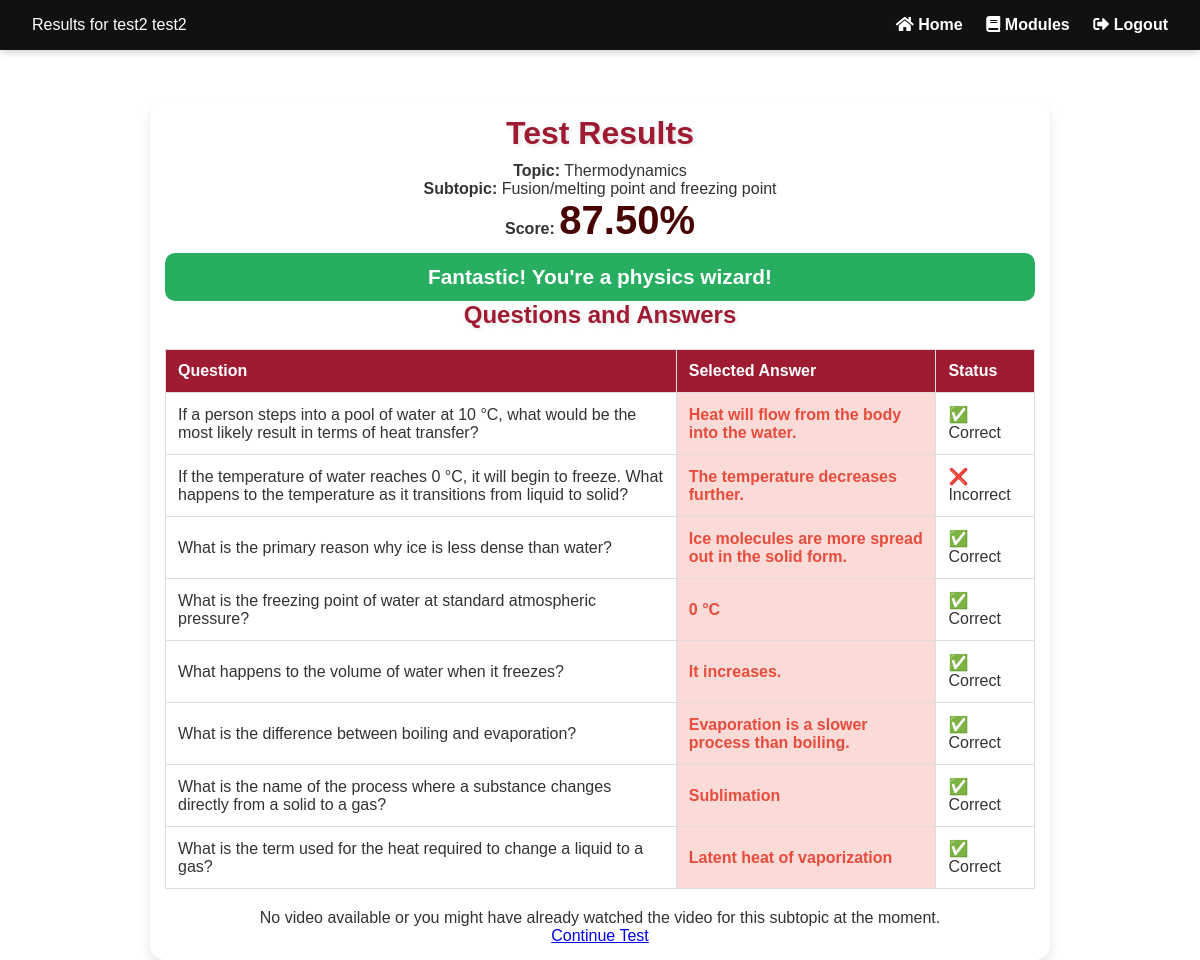
Screenshot of /test-results/1/1/ (signed in) with the database file from the repository.
### my_app/models.py (models this page shows, shortened)
class Topic(models.Model):
    topic_id = models.AutoField(primary_key=True)
    topic_name = models.CharField(max_length=30)
    topic_order = models.IntegerField()

class Subtopic(models.Model):
    topic = models.ForeignKey(Topic, related_name="subtopics", on_delete=models.CASCADE)
    subtopic_id = models.AutoField(primary_key=True)
    subtopic_name = models.CharField(max_length=255)
    subtopic_order_number = models.IntegerField()
    def __str__(self):
        return self.subtopic_name

class Assessment(models.Model):
    assessment_id = models.AutoField(primary_key=True)
    student = models.ForeignKey(Student, on_delete=models.CASCADE, to_field="student_id")
    date_taken = models.DateTimeField(auto_now_add=True)
    score = models.DecimalField(max_digits=5, decimal_places=2, default=0.00)
    topic = models.ForeignKey(Topic, related_name="assessments", on_delete=models.CASCADE)
    subtopic = models.ForeignKey(Subtopic, related_name="assessments", on_delete=models.CASCADE)
    level = models.CharField(max_length=15)
    questions = models.ManyToManyField(Question)

class AssessmentResponse(models.Model):
    response_id = models.AutoField(primary_key=True)
    assessment = models.ForeignKey(Assessment, on_delete=models.CASCADE)
    question = models.ForeignKey(Question, on_delete=models.CASCADE)
    selected_option = models.ForeignKey(Option, on_delete=models.SET_NULL, null=True)

class Question(models.Model):
    question_id = models.AutoField(primary_key=True)
    question_text = models.TextField()
    topic = models.ForeignKey(Topic, related_name="questions", on_delete=models.CASCADE)
    subtopic = models.ForeignKey(Subtopic, related_name="questions", on_delete=models.CASCADE)
    assigned_at = models.IntegerField(choices=[(0, 'Before Assignment'), (1, 'After Assignment')], default=0)
    difficulty_level = models.CharField(max_length=15, choices=[
        ('Beginner', 'Beginner'),
        ('Intermediate', 'Intermediate'),
        ('Advanced', 'Advanced'),
    ])

class Option(models.Model):
    option_id = models.AutoField(primary_key=True)
    question = models.ForeignKey(Question, on_delete=models.CASCADE, related_name="options")
    option_text = models.CharField(max_length=255)
    is_correct = models.BooleanField(default=False)

### my_app/views.py (the view)
# urls.py: path('test-results/<int:topic_id>/<int:subtopic_id>/', test_results, name='test_results'),
@login_required
def test_results(request, topic_id, subtopic_id):
    try:
        student = get_object_or_404(Student, user=request.user)
        topic = get_object_or_404(Topic, topic_id=topic_id)
        subtopic = get_object_or_404(Subtopic, subtopic_id=subtopic_id, topic=topic)
        assessment = Assessment.objects.filter(student=student, topic=topic).order_by("-date_taken").first()
        if not assessment:
            return JsonResponse({"error": "No assessment data found for this topic."}, status=404)
        responses = AssessmentResponse.objects.filter(assessment=assessment)
        score = assessment.score
        print(subtopic)
        video_progress_entries = VideoProgress.objects.filter(student=student, subtopic=subtopic)
        print("Video - test results - ", video_progress_entries)
        video_data = []
        video_url = None
        progress = Progress.objects.filter(student=student, current_subtopic=subtopic).first()
        print("Progress - ", progress)
        if not video_progress_entries.exists() and progress:
            progress.video_watched = True
            progress.save()
        for entry in video_progress_entries:
            if not entry.watched:
                video_module = entry.video
                video_url = video_module.url if video_module and progress and not progress.score_after else None
                print("Video URL - ", video_url)
                if video_url:
                    if "drive.google.com/file/d/" in video_url:
                        file_id = video_url.split('/d/')[1].split('/')[0]
                        video_url = f"https://drive.google.com/file/d/{file_id}/preview"
                    video_data.append({
                        "id": video_module.video_module_id,
                        "title": video_module.title,
                        "url": video_url
                    })
        context = {
            "student_name": f"{student.first_name} {student.last_name}",
            "topic": topic,
            "subtopic": subtopic,
            "score": score,
            "date_taken": assessment.date_taken,
            "responses": responses,
            "video_data": video_data,
            "video_url": video_url,
            "student_id": student.student_id,
            "score_after": progress.score_after if progress else None,
        }
        return render(request, "my_app/test_results.html", context)
    except Exception as e:
        print("Error in test_results:", e)
        return JsonResponse({"error": str(e)}, status=400)

### my_app/models.py (called while the page is built)
    def __str__(self):
        return f"{self.first_name} {self.last_name}"

    def __str__(self):
        return self.title

    def __str__(self):
        return f"Progress of {self.student} in {self.module}"

### my_app/Templates/my_app/test_results.html (shortened to what this page needs)
{% load static %}
<!DOCTYPE html>
<html lang="en">
<head>
    <link rel="stylesheet" href="{% static 'CSS/testResults.css' %}?v=7">
    <link rel="stylesheet" href="https://cdnjs.cloudflare.com/ajax/libs/font-awesome/5.15.4/css/all.min.css">
</head>
<body>
    <nav class="navbar">
        <div class="left">
            <span class="welcome-text">Results for {{ student_name }}</span>
        </div>
        <div class="right">
            <a href="{% url 'home' %}" class="nav-link"><i class="fas fa-home"></i> Home</a>
            <a href="{% url 'modules' %}" class="nav-link"><i class="fas fa-book"></i> Modules</a>
            <a href="{% url 'logout' %}" class="nav-link"><i class="fas fa-sign-out-alt"></i> Logout</a>
        </div>
    </nav>
    <div class="results-container">
        <h1>Test Results</h1>
        <p><strong>Topic:</strong> {{ topic.topic_name }}</p>
        <p><strong>Subtopic:</strong> {{ subtopic.subtopic_name }}</p>
        <p><strong>Score:</strong> <span class="score">{{ score }}%</span></p>
        <div id="feedback-message"></div>
        <h2>Questions and Answers</h2>
        <table class="results-table">
            <thead>
                <tr>
                    <th>Question</th>
                    <th>Selected Answer</th>
                    <th>Status</th>
                </tr>
            </thead>
            <tbody>
                {% for response in responses %}
                <tr>
                    <td>{{ response.question.question_text }}</td>
                    <td class="{% if response.correct %}correct-answer{% else %}incorrect-answer{% endif %}">
                        {{ response.selected_option.option_text }}
                    </td>
                    <td>
                        {% if response.selected_option.is_correct %}
                            ✅ Correct
                        {% else %}
                            ❌ Incorrect
                        {% endif %}
                    </td>
                </tr>
                {% endfor %}
            </tbody>
        </table>
        <div class="learning-section">
            {% if video_url %}
                <h3>Missed a few questions? Watch the video module to improve!</h3>
                <a href="{% url 'learning_video' topic_id=topic.topic_id subtopic_id=subtopic.subtopic_id %}" class="watch-video-button">
                    Watch Learning Video
                </a>
            {% else %}
                {% if score_after %}
                    <p>You’ve already completed this subtopic and watched the video.</p>
                        <p>Click on the modules to see which is next subtopic.</p>
                {% else %}
                    <p>No video available or you might have already watched the video for this subtopic at the moment.</p>
                    <a href="{% url 'test' topic_id=topic.topic_id subtopic_id=subtopic.subtopic_id %}" class="start-btn">
                        Continue Test
                    </a>
                {% endif %}
            {% endif %}
        </div>
    </div>
</body>
</html>

### my_app/Static/CSS/testResults.css (style rules this page uses)
* { margin: 0; padding: 0; box-sizing: border-box; }
html { scroll-behavior: smooth; }
body { font-family: 'Arial', sans-serif; background-color: #fff; color: #333; height: 100vh; display: flex; flex-direction: column; align-items: center; }
.navbar { position: fixed; top: 0; width: 100%; padding: 1rem 2rem; background-color: #111; color: #fff; display: flex; justify-content: space-between; align-items: center; box-shadow: 0 2px 8px rgba(0, 0, 0, 0.2); z-index: 1000; }
.navbar .left .welcome-text { font-size: 1rem; font-weight: 500; }
.navbar .right a { margin-left: 1.2rem; color: #fff; text-decoration: none; font-weight: bold; transition: color 0.3s ease; }
.results-container { margin-top: 100px; max-width: 900px; width: 100%; padding: 15px; background: rgba(255, 255, 255, 0.9); border-radius: 15px; box-shadow: 0 6px 12px rgba(0, 0, 0, 0.1); text-align: center; }
.results-container h1, .results-container h2 { margin-bottom: 10px; color: #9e1b32; font-weight: bold; text-shadow: 2px 2px 4px rgba(0, 0, 0, 0.1); }
.score { font-size: 2.5rem; font-weight: bold; color: #490202; }
.feedback-message { margin-top: 10px; padding: 12px; font-size: 1.3rem; font-weight: bold; text-align: center; border-radius: 10px; transition: all 0.5s ease-in-out; }
.feedback-message.success { background: #27ae60; color: #fff; }
.results-table { width: 100%; margin-top: 20px; border-collapse: collapse; }
.results-table th, .results-table td { padding: 12px; text-align: left; border: 1px solid #ddd; }
.results-table th { background-color: #9e1b32; color: #fff; }
.incorrect-answer { color: #e74c3c; background-color: #fadbd8; font-weight: bold; }
.learning-section { margin-top: 20px; }

### rows the page displays
Topic: topic_name "Thermodynamics"
Subtopic: subtopic_name "Fusion/melting point and freezing point"
Assessment: score "87.50"
AssessmentResponse: question.question_text "If a person steps into a pool of water at 10 °C, what would be the most likely result in terms of heat transfer?", selected_option.option_text "Heat will flow from the body into the water.", shows "✅ Correct"
AssessmentResponse: question.question_text "If the temperature of water reaches 0 °C, it will begin to freeze. What happens to the temperature as it transitions from liquid to solid?", selected_option.option_text "The temperature decreases further.", shows "❌ Incorrect"
AssessmentResponse: question.question_text "What is the primary reason why ice is less dense than water?", selected_option.option_text "Ice molecules are more spread out in the solid form.", shows "✅ Correct"
AssessmentResponse: question.question_text "What is the freezing point of water at standard atmospheric pressure?", selected_option.option_text "0 °C", shows "✅ Correct"
AssessmentResponse: question.question_text "What happens to the volume of water when it freezes?", selected_option.option_text "It increases.", shows "✅ Correct"
AssessmentResponse: question.question_text "What is the difference between boiling and evaporation?", selected_option.option_text "Evaporation is a slower process than boiling.", shows "✅ Correct"
AssessmentResponse: question.question_text "What is the name of the process where a substance changes directly from a solid to a gas?", selected_option.option_text "Sublimation", shows "✅ Correct"
AssessmentResponse: question.question_text "What is the term used for the heat required to change a liquid to a gas?", selected_option.option_text "Latent heat of vaporization", shows "✅ Correct"

### other values shown
{{ student_name }} "test2 test2"
